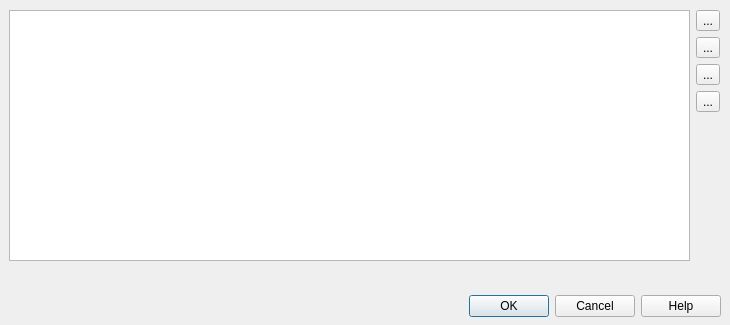
<?xml version="1.0" encoding="UTF-8"?>
<ui version="4.0">
 <class>CDlgRemoteVarBitList</class>
 <widget class="QDialog" name="CDlgRemoteVarBitList">
  <property name="geometry">
   <rect>
    <x>0</x>
    <y>0</y>
    <width>730</width>
    <height>325</height>
   </rect>
  </property>
  <property name="windowTitle">
   <string>Dialog</string>
  </property>
  <widget class="QDialogButtonBox" name="buttonBox">
   <property name="geometry">
    <rect>
     <x>0</x>
     <y>290</y>
     <width>721</width>
     <height>32</height>
    </rect>
   </property>
   <property name="orientation">
    <enum>Qt::Horizontal</enum>
   </property>
   <property name="standardButtons">
    <set>QDialogButtonBox::Cancel|QDialogButtonBox::Help|QDialogButtonBox::Ok</set>
   </property>
   <property name="centerButtons">
    <bool>false</bool>
   </property>
  </widget>
  <widget class="QWidget" name="verticalLayoutWidget">
   <property name="geometry">
    <rect>
     <x>9</x>
     <y>10</y>
     <width>711</width>
     <height>251</height>
    </rect>
   </property>
   <layout class="QVBoxLayout" name="verticalLayout">
    <item>
     <layout class="QHBoxLayout" name="horizontalLayout">
      <item>
       <layout class="QHBoxLayout" name="horizontalLayout_2">
        <item>
         <widget class="QListWidget" name="listMap"/>
        </item>
        <item>
         <layout class="QVBoxLayout" name="verticalLayout_2">
          <item>
           <widget class="QToolButton" name="btnAddMapItem">
            <property name="toolTip">
             <string>Add description item</string>
            </property>
            <property name="text">
             <string>...</string>
            </property>
            <property name="icon">
             <iconset resource="vscpworks.qrc">
              <normaloff>:/add.png</normaloff>:/add.png</iconset>
            </property>
            <property name="shortcut">
             <string>Ctrl+A</string>
            </property>
           </widget>
          </item>
          <item>
           <widget class="QToolButton" name="btnEditMapItem">
            <property name="toolTip">
             <string>Edit description item</string>
            </property>
            <property name="text">
             <string>...</string>
            </property>
            <property name="icon">
             <iconset resource="vscpworks.qrc">
              <normaloff>:/pencil.svg</normaloff>:/pencil.svg</iconset>
            </property>
            <property name="shortcut">
             <string>Ctrl+E</string>
            </property>
           </widget>
          </item>
          <item>
           <widget class="QToolButton" name="btnDupMapItem">
            <property name="toolTip">
             <string>Duplicate description item</string>
            </property>
            <property name="text">
             <string>...</string>
            </property>
            <property name="icon">
             <iconset resource="vscpworks.qrc">
              <normaloff>:/images/svg/copy.svg</normaloff>:/images/svg/copy.svg</iconset>
            </property>
            <property name="shortcut">
             <string>Ctrl+D</string>
            </property>
           </widget>
          </item>
          <item>
           <widget class="QToolButton" name="btnDelMapItem">
            <property name="toolTip">
             <string>Delete Description item</string>
            </property>
            <property name="text">
             <string>...</string>
            </property>
            <property name="icon">
             <iconset resource="vscpworks.qrc">
              <normaloff>:/remove.png</normaloff>:/remove.png</iconset>
            </property>
            <property name="shortcut">
             <string>Ctrl+X</string>
            </property>
           </widget>
          </item>
          <item>
           <spacer name="verticalSpacer">
            <property name="orientation">
             <enum>Qt::Vertical</enum>
            </property>
            <property name="sizeHint" stdset="0">
             <size>
              <width>20</width>
              <height>40</height>
             </size>
            </property>
           </spacer>
          </item>
         </layout>
        </item>
       </layout>
      </item>
     </layout>
    </item>
   </layout>
  </widget>
 </widget>
 <resources>
  <include location="vscpworks.qrc"/>
 </resources>
 <connections>
  <connection>
   <sender>buttonBox</sender>
   <signal>accepted()</signal>
   <receiver>CDlgRemoteVarBitList</receiver>
   <slot>accept()</slot>
   <hints>
    <hint type="sourcelabel">
     <x>360</x>
     <y>305</y>
    </hint>
    <hint type="destinationlabel">
     <x>364</x>
     <y>162</y>
    </hint>
   </hints>
  </connection>
  <connection>
   <sender>buttonBox</sender>
   <signal>rejected()</signal>
   <receiver>CDlgRemoteVarBitList</receiver>
   <slot>reject()</slot>
   <hints>
    <hint type="sourcelabel">
     <x>360</x>
     <y>305</y>
    </hint>
    <hint type="destinationlabel">
     <x>364</x>
     <y>162</y>
    </hint>
   </hints>
  </connection>
 </connections>
</ui>
